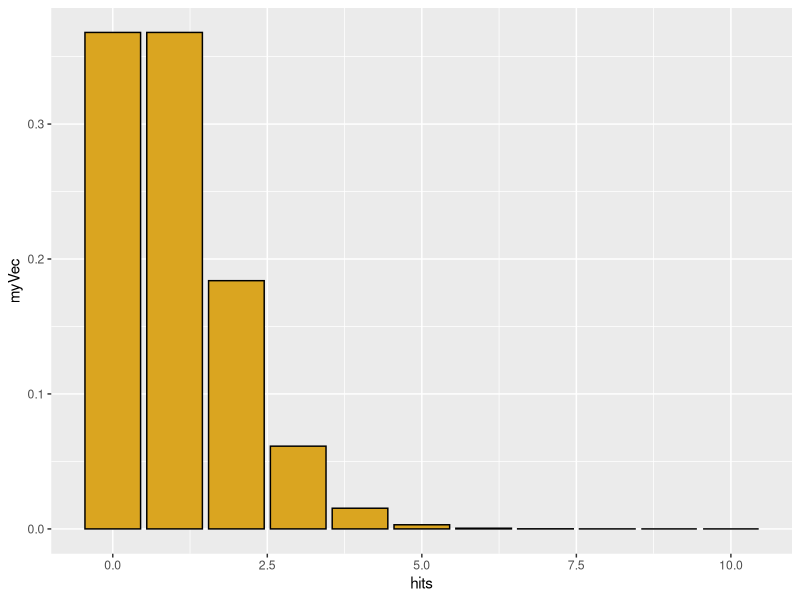
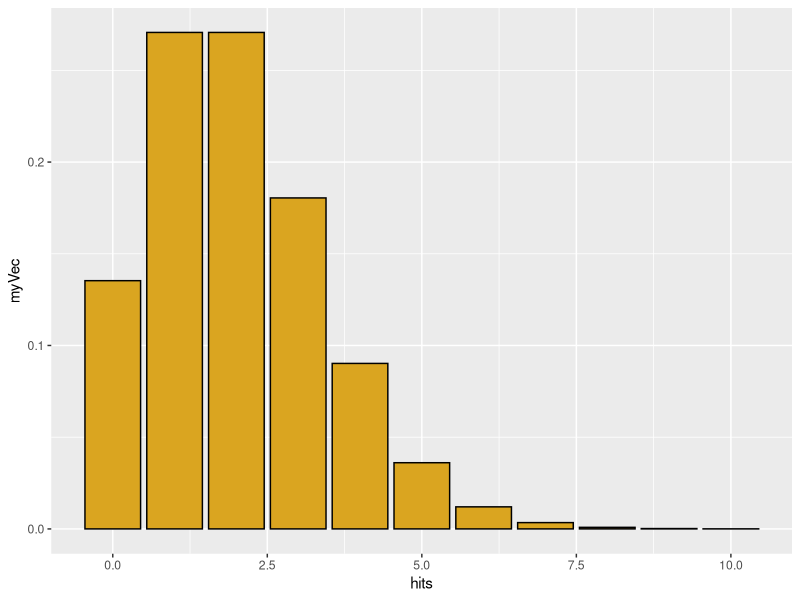
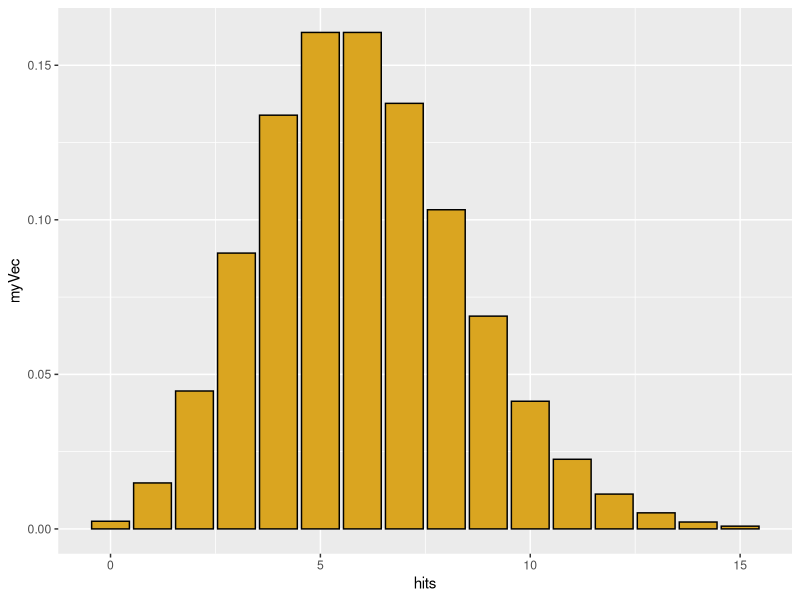
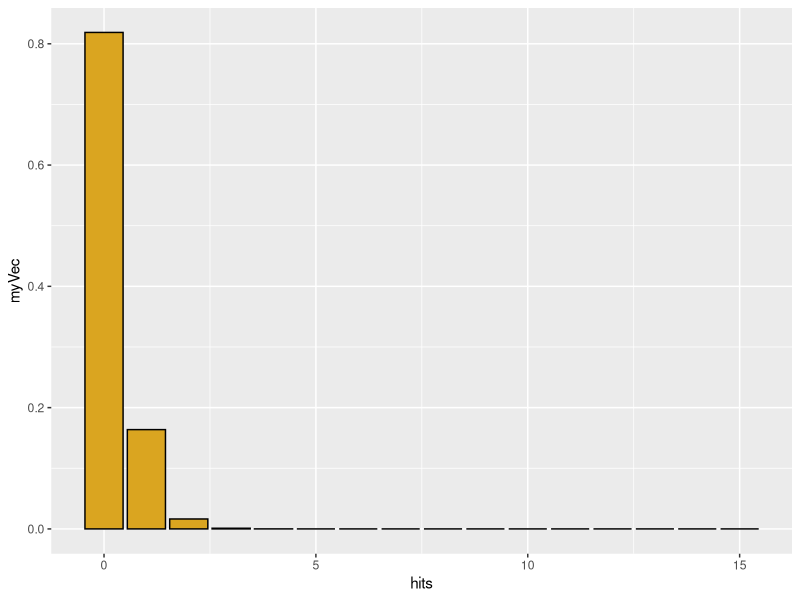
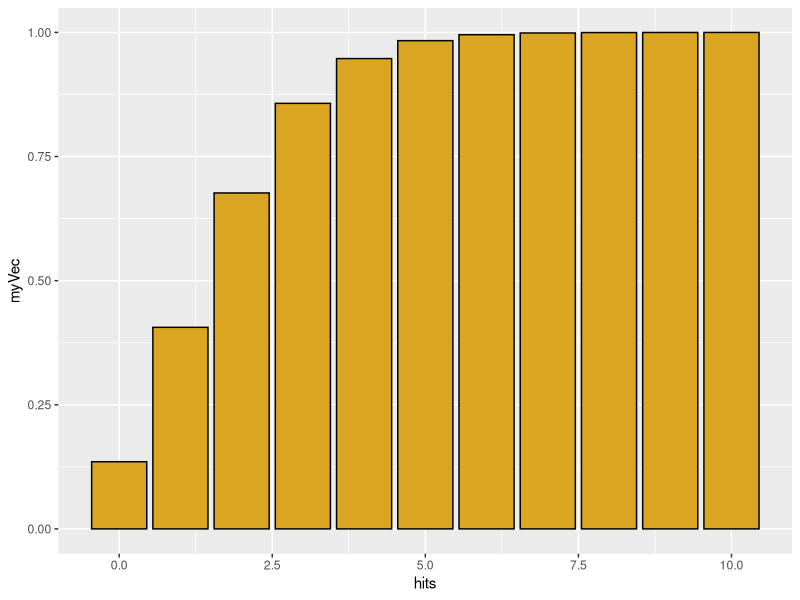
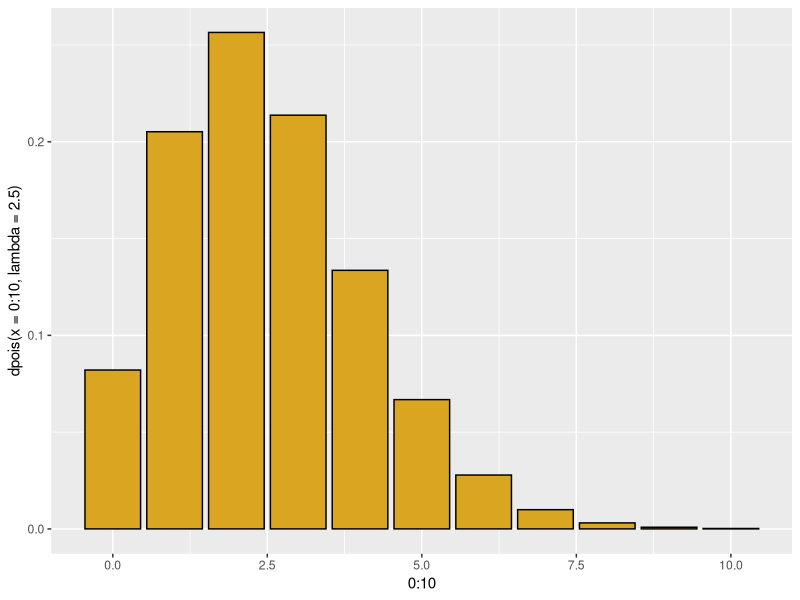
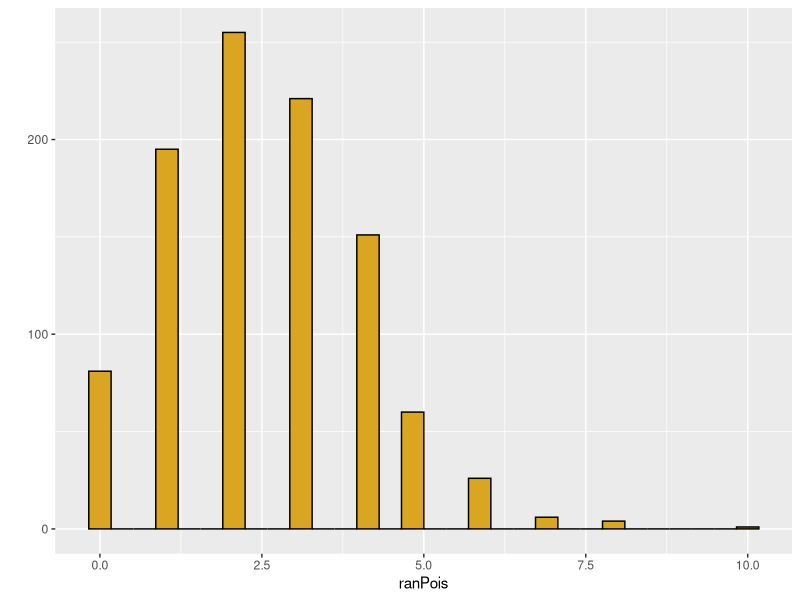
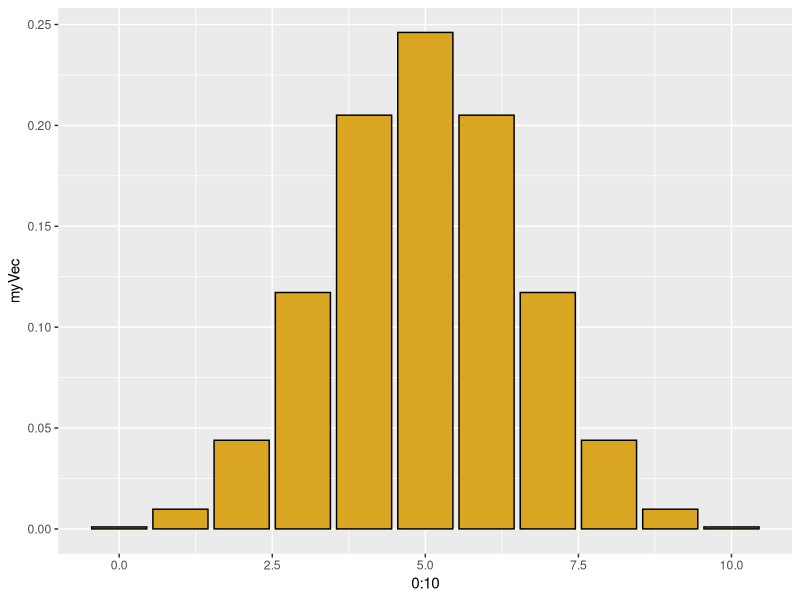

These figures' R source, in order:
## ---- chunk 1
knitr::opts_chunk$set(eval = TRUE)
## ---- chunk 2
library(ggplot2)
library(MASS)
#-------------------------------------------------
# Poisson distribution
# Discrete X >= 0
# Random events with a constant rate lambda
# (observations per time or per unit area)
# Parameter lambda > 0

# "d" function generates probability density
hits <- 0:10
myVec <- dpois(x=hits,lambda=1)
qplot(x=hits,y=myVec,geom="col",color=I("black"),fill=I("goldenrod"))

myVec <- dpois(x=hits,lambda=2)
qplot(x=hits,y=myVec,geom="col",color=I("black"),fill=I("goldenrod"))

hits <- 0:15
myVec <- dpois(x=hits,lambda=6)
qplot(x=hits,y=myVec,geom="col",color=I("black"),fill=I("goldenrod"))


hits <- 0:15
myVec <- dpois(x=hits,lambda=0.2)
qplot(x=hits,y=myVec,geom="col",color=I("black"),fill=I("goldenrod"))

sum(myVec)  # sum of density function = 1.0 (total area under curve)

# for a Poisson distribution with lambda=2, 
# what is the probability that a single draw will yield X=0?

dpois(x=0,lambda=2)

# "p" function generates cumulative probability density; gives the 
# "lower tail" cumulative area of the distribution

hits <- 0:10
myVec <- ppois(q=hits,lambda=2)
qplot(x=hits,y=myVec,geom="col",color=I("black"),fill=I("goldenrod"))


# for a Poisson distribution with lambda=2, 
# what is the probability that a single random draw will yield X <= 1?

ppois(q=1, lambda=2)


# We could also get this through dpois
p1 <- dpois(x=0,lambda=2)
p1
p2 <- dpois(x=1,lambda=2)
p2
p1 + p2


# The q function is the inverse of p
# What is the number of hits corresponding to 50% of the probability mass
qpois(p=0.5,lambda=2.5)
qplot(x=0:10,y=dpois(x=0:10,lambda=2.5),geom="col",color=I("black"),fill=I("goldenrod"))

# but distribution is discrete, so this is not exact
ppois(q=2,lambda=2.5)

# finally, we can simulate individual values from a poisson
ranPois <- rpois(n=1000,lambda=2.5)
qplot(x=ranPois,color=I("black"),fill=I("goldenrod"))


# for real or simulated data, we can use the quantile
# function to find the empirical  95% confidence interval on the data

quantile(x=ranPois,probs=c(0.025,0.975))
## ---- chunk 3
#-------------------------------------------------
# Binomial distribution
# p = probability of a dichotomous outcome
# size = number of trials
# x = possible outcomes
# outcome x is bounded between 0 and number of trials

# use "d" binom for density function
hits <- 0:10
myVec <- dbinom(x=hits,size=10,prob=0.5)
qplot(x=0:10,y=myVec,geom="col",color=I("black"),fill=I("goldenrod"))

# what is probability of getting 5 heads out of 10 tosses?
dbinom(x=5,size=10,prob=0.5)

# of course, the coin can be a biased one
myVec <- dbinom(x=hits,size=10,prob=0.95)
qplot(x=0:10,y=myVec,geom="col",color=I("black"),fill=I("goldenrod"))

# use "p" binom for cumulative distribution


# what is the probability of getting 5 
# or fewer heads out of 10 tosses?
pbinom(q=5,size=10,prob=0.5)

# symmetry requires odd number of tosses
pbinom(q=4,size=9,prob=0.5)



# what is a 95% confidence interval for 100 trials 
# of a coin with p = 0.7 for heads?
qbinom(p=c(0.025,0.975),size=100,prob=0.7)

# and how does this compare to the interval for an actual simlation of 50 tosses of 100 coins?

myCoins <- rbinom(n=50,size=100,prob=0.5)
qplot(x=myCoins,color=I("black"),fill=I("goldenrod"))
quantile(x=myCoins,probs=c(0.025,0.975))

## ---- chunk 4
#-------------------------------------------------
# negative binomial: number of failures (values of MyVec)
# in a series of (Bernouli) with p=probability of success 
# before a target number of successes (= size)
# generates a discrete distribution that is more 
# heterogeneous ("overdispersed") than Poisson
hits <- 0:40
myVec <- dnbinom(x=hits, size=5, prob=0.5)
qplot(x=hits,y=myVec,geom="col",color=I("black"),fill=I("goldenrod"))

# geometric series is a special case where N= 1 success
# each bar is a constant fraction 1 - "prob" of the bar before it
myVec <- dnbinom(x=hits, size=1, prob=0.1)
qplot(x=hits,y=myVec,geom="col",color=I("black"),fill=I("goldenrod"))


# alternatively specify mean = mu of distribution and size, 
# the dispersion parameter (small is more dispersed)
# this gives us a poisson with a lambda value that varies
# the dispersion parameter is the shape parameter in the gamma
# as it increases, the distribution has a smaller variance
# just simulate it directly

nbiRan <- rnbinom(n=1000,size=10,mu=5)
qplot(nbiRan,color=I("black"),fill=I("goldenrod"))

nbiRan <- rnbinom(n=1000,size=0.1,mu=5)
qplot(nbiRan,color=I("black"),fill=I("goldenrod"))
